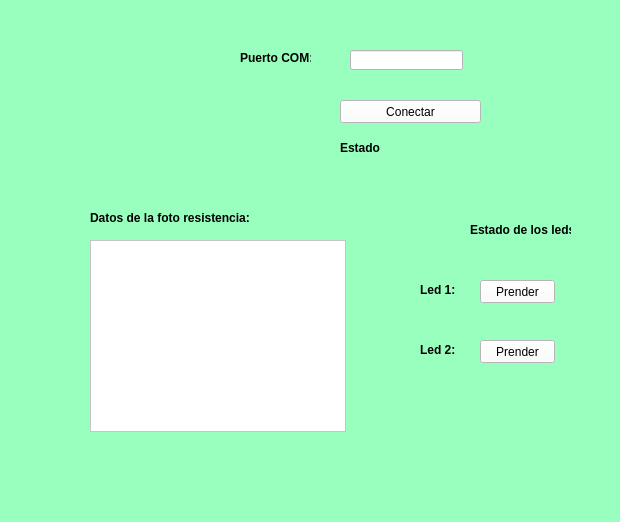
<?xml version="1.0" encoding="UTF-8"?>
<ui version="4.0">
 <class>MainWindow</class>
 <widget class="QMainWindow" name="MainWindow">
  <property name="geometry">
   <rect>
    <x>0</x>
    <y>0</y>
    <width>620</width>
    <height>522</height>
   </rect>
  </property>
  <property name="windowTitle">
   <string>MainWindow</string>
  </property>
  <property name="styleSheet">
   <string notr="true">background-color: rgb(152, 255, 190);</string>
  </property>
  <widget class="QWidget" name="centralwidget">
   <widget class="QLabel" name="label">
    <property name="geometry">
     <rect>
      <x>240</x>
      <y>50</y>
      <width>71</width>
      <height>16</height>
     </rect>
    </property>
    <property name="styleSheet">
     <string notr="true">alternate-background-color: rgb(255, 255, 255);
alternate-background-color: rgb(255, 255, 255);</string>
    </property>
    <property name="text">
     <string>&lt;html&gt;&lt;head/&gt;&lt;body&gt;&lt;p&gt;&lt;span style=&quot; font-weight:600;&quot;&gt;Puerto COM:&lt;/span&gt;&lt;/p&gt;&lt;/body&gt;&lt;/html&gt;</string>
    </property>
   </widget>
   <widget class="QLineEdit" name="txt_com">
    <property name="geometry">
     <rect>
      <x>350</x>
      <y>50</y>
      <width>113</width>
      <height>20</height>
     </rect>
    </property>
    <property name="styleSheet">
     <string notr="true">background-color: rgb(255, 255, 255);</string>
    </property>
    <property name="text">
     <string/>
    </property>
   </widget>
   <widget class="QPushButton" name="btn_accion">
    <property name="geometry">
     <rect>
      <x>340</x>
      <y>100</y>
      <width>141</width>
      <height>23</height>
     </rect>
    </property>
    <property name="styleSheet">
     <string notr="true">background-color: rgb(255, 255, 255);</string>
    </property>
    <property name="text">
     <string>Conectar</string>
    </property>
   </widget>
   <widget class="QLabel" name="txt_estado">
    <property name="geometry">
     <rect>
      <x>340</x>
      <y>140</y>
      <width>141</width>
      <height>16</height>
     </rect>
    </property>
    <property name="text">
     <string>&lt;html&gt;&lt;head/&gt;&lt;body&gt;&lt;p&gt;&lt;span style=&quot; font-weight:600;&quot;&gt;Estado&lt;/span&gt;&lt;/p&gt;&lt;/body&gt;&lt;/html&gt;</string>
    </property>
   </widget>
   <widget class="QListWidget" name="lista_datos">
    <property name="geometry">
     <rect>
      <x>90</x>
      <y>240</y>
      <width>256</width>
      <height>192</height>
     </rect>
    </property>
    <property name="styleSheet">
     <string notr="true">background-color: rgb(255, 255, 255);</string>
    </property>
   </widget>
   <widget class="QLabel" name="label_2">
    <property name="geometry">
     <rect>
      <x>90</x>
      <y>210</y>
      <width>171</width>
      <height>16</height>
     </rect>
    </property>
    <property name="text">
     <string>&lt;html&gt;&lt;head/&gt;&lt;body&gt;&lt;p&gt;&lt;span style=&quot; font-weight:600;&quot;&gt;Datos de la foto resistencia:&lt;/span&gt;&lt;/p&gt;&lt;/body&gt;&lt;/html&gt;</string>
    </property>
   </widget>
   <widget class="QLabel" name="label_6">
    <property name="geometry">
     <rect>
      <x>470</x>
      <y>220</y>
      <width>101</width>
      <height>20</height>
     </rect>
    </property>
    <property name="text">
     <string>&lt;html&gt;&lt;head/&gt;&lt;body&gt;&lt;p&gt;&lt;span style=&quot; font-weight:600;&quot;&gt;Estado de los leds:&lt;/span&gt;&lt;/p&gt;&lt;/body&gt;&lt;/html&gt;</string>
    </property>
   </widget>
   <widget class="QPushButton" name="btn_led0">
    <property name="geometry">
     <rect>
      <x>480</x>
      <y>280</y>
      <width>75</width>
      <height>23</height>
     </rect>
    </property>
    <property name="styleSheet">
     <string notr="true">background-color: rgb(255, 255, 255);</string>
    </property>
    <property name="text">
     <string>Prender</string>
    </property>
   </widget>
   <widget class="QPushButton" name="btn_led1">
    <property name="geometry">
     <rect>
      <x>480</x>
      <y>340</y>
      <width>75</width>
      <height>23</height>
     </rect>
    </property>
    <property name="styleSheet">
     <string notr="true">background-color: rgb(255, 255, 255);</string>
    </property>
    <property name="text">
     <string>Prender</string>
    </property>
   </widget>
   <widget class="QLabel" name="label_7">
    <property name="geometry">
     <rect>
      <x>420</x>
      <y>280</y>
      <width>41</width>
      <height>20</height>
     </rect>
    </property>
    <property name="text">
     <string>&lt;html&gt;&lt;head/&gt;&lt;body&gt;&lt;p&gt;&lt;span style=&quot; font-weight:600;&quot;&gt;Led 1:&lt;/span&gt;&lt;/p&gt;&lt;/body&gt;&lt;/html&gt;</string>
    </property>
   </widget>
   <widget class="QLabel" name="label_8">
    <property name="geometry">
     <rect>
      <x>420</x>
      <y>340</y>
      <width>41</width>
      <height>20</height>
     </rect>
    </property>
    <property name="text">
     <string>&lt;html&gt;&lt;head/&gt;&lt;body&gt;&lt;p&gt;&lt;span style=&quot; font-weight:600;&quot;&gt;Led 2:&lt;/span&gt;&lt;/p&gt;&lt;/body&gt;&lt;/html&gt;</string>
    </property>
   </widget>
  </widget>
  <widget class="QMenuBar" name="menubar">
   <property name="geometry">
    <rect>
     <x>0</x>
     <y>0</y>
     <width>620</width>
     <height>21</height>
    </rect>
   </property>
  </widget>
  <widget class="QStatusBar" name="statusbar"/>
 </widget>
 <resources/>
 <connections/>
</ui>
